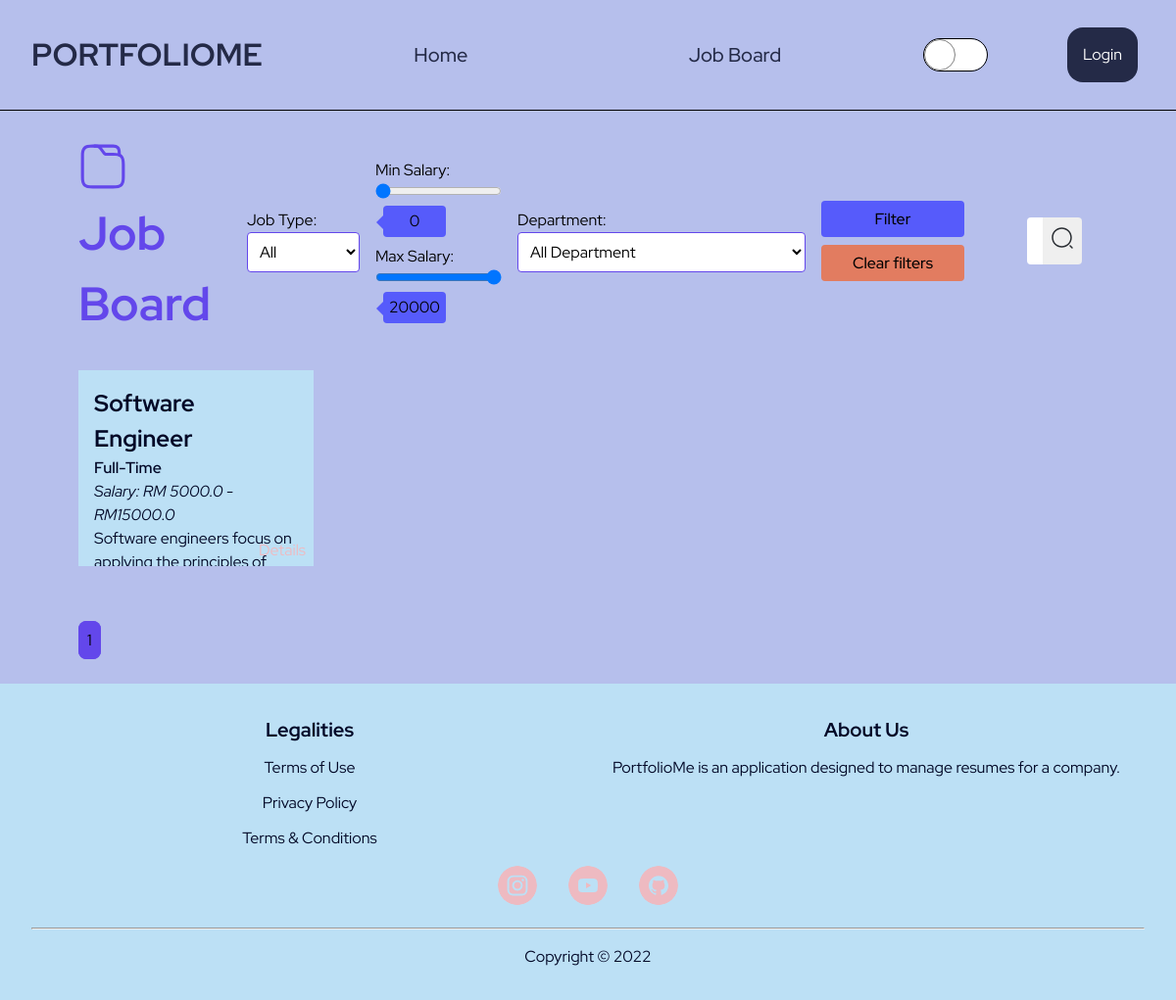
Page /job_board on the committed database.
### PortfolioMe/models.py (models this page shows, shortened)
class JobBoard(db.Model):
    __tablename__ = 'jobboard'
    id = db.Column(db.Integer, primary_key=True)
    name = db.Column(db.String(50), nullable=False)
    highlights = db.Column(db.String(200), nullable=False)
    description = db.Column(db.Text, nullable=False)
    department = db.Column(db.String(50), nullable=False)
    min_salary = db.Column(db.Float, nullable=False)
    max_salary = db.Column(db.Float, nullable=False)
    position_level = db.Column(db.String(20), nullable=False)
    years_of_experience = db.Column(db.String(10), nullable=False)
    job_type = db.Column(db.String(10), nullable=False)
    specializations = db.Column(db.String(50), nullable=False)
    job_image = db.Column(db.String(50), nullable=False)
    resumes_submitted_list = db.relationship(
        'Resume', backref='associated_job_board', lazy=True)

### PortfolioMe/client/routes.py (the view)
@client.route("/job_board", methods=["GET", "POST"])
def job_board():
    JOBS_PER_PAGE = 12
    page = request.args.get('page', default=1, type=int)
    jobs = JobBoard.query.order_by(
        JobBoard.id.asc()).paginate(page=page, per_page=JOBS_PER_PAGE)
    search_query = request.args.get('search')
    if search_query is not None:
        jobs = JobBoard.query.filter(JobBoard.name.like(f"%{search_query}%")).order_by(
            JobBoard.id.asc()).paginate(page=page, per_page=JOBS_PER_PAGE)
    jobtype_filter = constants.job_types
    department_filter = constants.department_types
    type = request.args.get('type')
    min_salary = request.args.get('min_salary')
    max_salary = request.args.get('max_salary')
    department = request.args.get('dept')
    if type != "All" and min_salary and max_salary and department != "All":
        jobs = JobBoard.query.filter(JobBoard.job_type.like(f"%{type}%"), (JobBoard.min_salary > min_salary) | (JobBoard.max_salary < max_salary), JobBoard.department.like(f"%{department}%")).order_by(
            JobBoard.id.asc()).paginate(page=page, per_page=JOBS_PER_PAGE)
    elif type == "All" and min_salary and max_salary and department == "All":
        jobs = JobBoard.query.filter((JobBoard.min_salary > min_salary) | (JobBoard.max_salary < max_salary)).order_by(
            JobBoard.id.asc()).paginate(page=page, per_page=JOBS_PER_PAGE)
    elif type == "All" and min_salary and max_salary and department:
        jobs = JobBoard.query.filter((JobBoard.min_salary > min_salary) | (JobBoard.max_salary < max_salary), JobBoard.department.like(f"%{department}%")).order_by(
            JobBoard.id.asc()).paginate(page=page, per_page=JOBS_PER_PAGE)
    elif type and min_salary and max_salary and department == "All":
        jobs = JobBoard.query.filter(JobBoard.job_type.like(f"%{type}%"), (JobBoard.min_salary > min_salary) | (JobBoard.max_salary < max_salary)).order_by(
            JobBoard.id.asc()).paginate(page=page, per_page=JOBS_PER_PAGE)
    return render_template("client/job_board.html", jobs=jobs, jobtype_filter=jobtype_filter, department_filter=department_filter)

### PortfolioMe/templates/client/job_board.html (shortened to what this page needs)
{% extends "layout/base.html" %}  {% block css %}<link
    rel="stylesheet"
    href="{{ url_for('static', filename='css/client/job_board.css') }}"
/>
{% endblock %} {% block content %}
<main class="job-board-container">
    <div class="job-board-header">
        <div class="header">
            <h1>Job Board</h1>
        </div>
        <div class="action-container">
            <form class="filter-form" method="GET" novalidate>
                <div class="type">
                    <label for="jobType">Job Type:</label>
                    <select name="type" id="jobType">
                        {% for job_type in jobtype_filter %} {% if
                        request.args.get('type') == job_type %}
                        <option value="{{ job_type }}" selected>
                            {{ job_type | capitalize}}
                        </option>
                        {% else %}
                        <option value="{{ job_type }}">
                            {{ job_type | capitalize}}
                        </option>
                        {% endif %} {% endfor %}
                    </select>
                </div>
                <div class="salary">
                    <section>
                        <label for="minJobSalary">Min Salary:</label>
                        <input
                            type="range"
                            name="min_salary"
                            id="minJobSalary"
                            min="0"
                            max="20000"
                            step="500"
                            value="{{ request.args.get('min_salary') or 0 }}"
                        />
                        <p>{{ request.args.get('min_salary') or 0 }}</p>
                    </section>
                    <section>
                        <label for="maxJobSalary">Max Salary: </label>
                        <input
                            type="range"
                            name="max_salary"
                            id="maxJobSalary"
                            min="1500"
                            max="20000"
                            step="500"
                            value="{{ request.args.get('max_salary') or 20000 }}"
                        />
                        <p>{{ request.args.get('max_salary') or 20000 }}</p>
                    </section>
                </div>
                <div class="department-container">
                    <label for="department">Department:</label>
                    <select name="dept" id="department">
                        {% for dept in department_filter %} {% if
                        request.args.get('dept') == dept %}
                        <option value="{{ dept }}" selected>
                            {{ dept | capitalize + " Department"}}
                        </option>
                        {% else %}
                        <option value="{{ dept }}">
                            {{ dept | capitalize + " Department" }}
                        </option>
                        {% endif %} {% endfor %}
                    </select>
                </div>
                <div class="submit-buttons">
                    <input type="submit" value="Filter" class="filter-btn" />
                    <input
                        type="button"
                        value="Clear filters"
                        class="clear-filters-btn"
                    />
                </div class="submit-buttons">
            </form>
            <form class="search-form" method="GET" novalidate>
                {% if request.args.get('search') %}
                <input
                    type="search"
                    name="search"
                    id="searchBar"
                    value="{{ request.args.get('search') }}"
                    placeholder="Search jobs..."
                />
                {% else %}
                <input
                    type="search"
                    name="search"
                    id="searchBar"
                    placeholder="Search jobs..."
                />
                {% endif %}
                <button id="searchBtn">
                </button>
            </form>
        </div>
    </div>
    <div class="jobs-available">
        {% for job in jobs.items %}
        <div>
            <h2>{{ job.name }}</h2>
            <span>{{ job.job_type }}</span>
            <br />
            <i>Salary: RM {{ job.min_salary }} - RM{{ job.max_salary }}</i>
            <p>{{ job.description }}</p>
            <a href="{{ url_for('client.job_detail', job_id=job.id) }}"
                >Details</a
            >
        </div>
        {% endfor %}
    </div>
    <div class="pagination">
        {% for page_num in jobs.iter_pages(left_edge=1, right_edge=1,
        left_current=2, right_current=2) %} {% if page_num %} {% if jobs.page ==
        page_num %}
        <a
            class="current-page-btn"
            href="{{ url_for('client.job_board', page=page_num) }}"
            >{{ page_num }}</a
        >
        {% else %}
        <a
            class="page-btn"
            href="{{ url_for('client.job_board', page=page_num) }}"
            >{{ page_num }}</a
        >
        {% endif %} {% else %} ... {% endif %} {% endfor %}
    </div>
</main>
{% endblock %}

### PortfolioMe/static/css/layout/base.css (style rules this page uses)
body { display: grid; grid-template-rows: auto 1fr auto; }
:root { --width: 4rem; }
input[type='submit'], input[type='button'] { cursor: pointer; padding-inline: 2rem; padding-block: 0.5rem; border-radius: 0.25rem; border: none; font-weight: 500; }

### PortfolioMe/static/css/client/job_board.css (style rules this page uses)
.job-board-container { background-color: hsl(var(--light-blue)); padding-inline: 5rem; padding-block: 2rem; }
.job-board-header { display: flex; justify-content: space-between; column-gap: 1rem; margin-bottom: 2rem; }
.job-board-header h1 { display: inline-block; font-size: 3rem; color: hsl(var(--accent-blue)); }
.header { align-items: center; }
.action-container { display: flex; column-gap: 2rem; }
.action-container form { display: flex; align-items: center; padding: 1rem; }
.filter-form { column-gap: 1rem; }
.filter-form div label { color: hsl(var(--pure-black)); }
.filter-form div select { background-color: hsl(var(--pure-white)); border: 1px solid hsl(var(--accent-blue)); color: hsl(var(--pure-black)); border-radius: 0.25rem; display: inline-block; line-height: 1.5em; padding: 0.5rem; }
.filter-form .salary { display: flex; align-items: center; }
.filter-form .salary { position: relative; flex-direction: column; row-gap: 0.5rem; }
.filter-form .salary p { display: inline-block; background-color: hsl(var(--light-accent-blue)); padding: 0.25rem; min-width: 4rem; text-align: center; margin-left: 0.5rem; border-radius: 0.25rem; position: relative; }
.filter-form .salary p::after { --spacing: 7px; content: ''; position: absolute; top: 10px; left: calc(var(--spacing) * -1); width: 0; height: 0; border-top: var(--spacing) solid transparent; border-right: var(--spacing) solid hsl(var(--light-accent-blue)); border-bottom: var(--spacing) solid transparent; pointer-events: none; user-select: none; }
.filter-form > .submit-buttons { display: flex; flex-direction: column; row-gap: 0.5rem; }
.filter-form .filter-btn { background-color: hsl(var(--light-accent-blue)); }
.filter-form .clear-filters-btn { background-color: hsl(var(--red)); }
#searchBar { border: none; border-radius: 0.25rem 0 0 0.25rem; padding: 0.5rem; height: 3rem; width: 100%; }
#searchBtn { border: none; border-radius: 0 0.25rem 0.25rem 0; padding: 0.5rem; height: 3rem; cursor: pointer; }
.jobs-available { display: grid; grid-template-columns: repeat(3, 1fr); gap: 2rem 1rem; place-items: center start; margin-bottom: 4rem; }
.jobs-available div { position: relative; background-color: hsl(var(--sky-blue)); color: hsl(var(--blue-shade)); padding: 1rem; width: 20vw; height: 25vh; overflow: hidden; transition: box-shadow 250ms ease; }
.jobs-available h2 { font-size: 1.5rem; }
.jobs-available span { font-weight: 600; }
.jobs-available div p { height: 8vh; overflow: hidden; }
.jobs-available a { position: absolute; z-index: 5; right: 0.5rem; bottom: 0.25rem; color: hsl(var(--pink)); }
.pagination a { padding: 0.5rem; border-radius: 0.5rem; color: hsl(var(--pure-black)); }
.pagination .current-page-btn { background-color: hsl(var(--accent-blue)); border: 1px solid hsl(var(--accent-blue)); }
@media screen and (max-width: 1200px) { .jobs-available { grid-template-columns: repeat(2, 1fr); } }
@media screen and (max-width: 1200px) { .jobs-available div { width: 20vw; } }

### rows in the picture
JobBoard: name "Software Engineer", job_type "Full-Time", min_salary "5000.0", max_salary "15000.0", description "Software engineers focus on…"

### other values in the picture
{{ request.args.get('min_salary') or 0 }} "0"
{{ request.args.get('max_salary') or 20000 }} "20000"
{{ page_num }} "1"
form field type "All"
form field dept "All Department"
